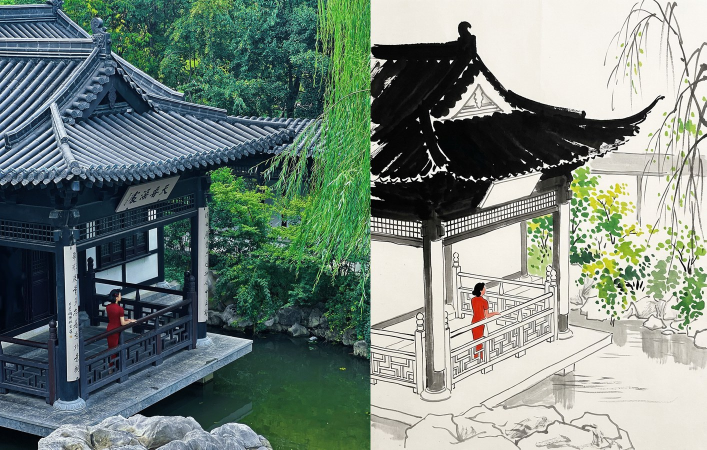
#> input picture skills/wgz-ink-painting/content/assets/examples/01-pavilion-compare.jpg, 1413 x 900 px (shown at 1/2 size)
$ python -i image_search.py   (imports and definitions only)
#> lines starting #> are read from the running program, lines starting #| are printed output that depends on the picture; after the words box and inside, x2 and y2 are one past the last pixel; in counts of white or black regions, pixels touching at a corner belong together
#!/usr/bin/env python3
# -*- coding: utf-8 -*-
"""
微信公众号配图 - 图片搜索模块
支持 Unsplash 和 Pexels 版权免费图片搜索
Author: MiniMax Agent
Version: 1.0.0
"""

import requests
import json
import os
from typing import List, Dict, Optional, Tuple
from urllib.parse import urlencode
import logging

# 配置日志
# [1 line not run here, left out]
logger = logging.getLogger(__name__)


class ImageSearcher:
    """图片搜索引擎 - 支持多源搜索"""

    # [208 lines left out: functions __init__, search_images, _search_unsplash, _search_pexels, _get_demo_results, download_image, not called in this run]


class ImageAnalyzer:
    """图片分析器 - 检测水印和图片质量"""

    @staticmethod
    def check_watermark(image_path: str) -> Dict:
        """
        检测图片是否有水印

        Args:
            image_path: 图片路径

        Returns:
            检测结果 {
                "has_watermark": bool,
                "confidence": float,
                "watermark_location": str,
                "suggested_action": str
            }
        """
        try:
            import cv2
            import numpy as np

            # 读取图片
            img = cv2.imread(image_path)
#> img is the input picture: shape (900, 1413, 3); mean B, G, R 125.3, 133.5, 118.7
            if img is None:
                return {
                    "has_watermark": False,
                    "confidence": 0.0,
                    "watermark_location": "unknown",
                    "suggested_action": "skip"
                }

            # 转换为灰度图
            gray = cv2.cvtColor(img, cv2.COLOR_BGR2GRAY)
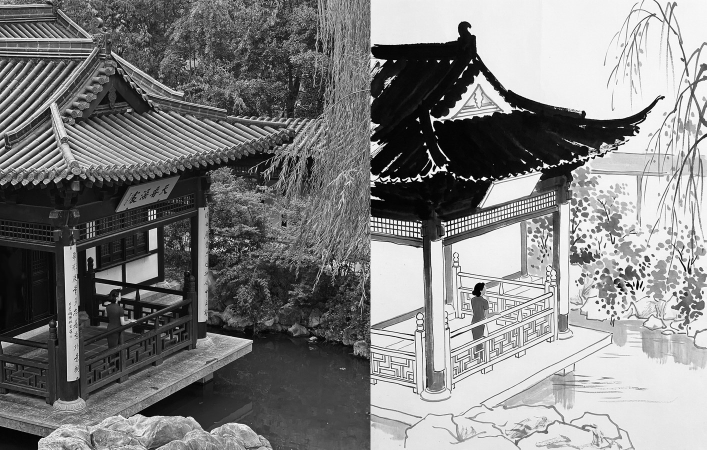
#> gray: shape (900, 1413) (shown at 1/2 size); min 0, max 255, mean 128.1

            # 边缘检测
            edges = cv2.Canny(gray, 50, 150)
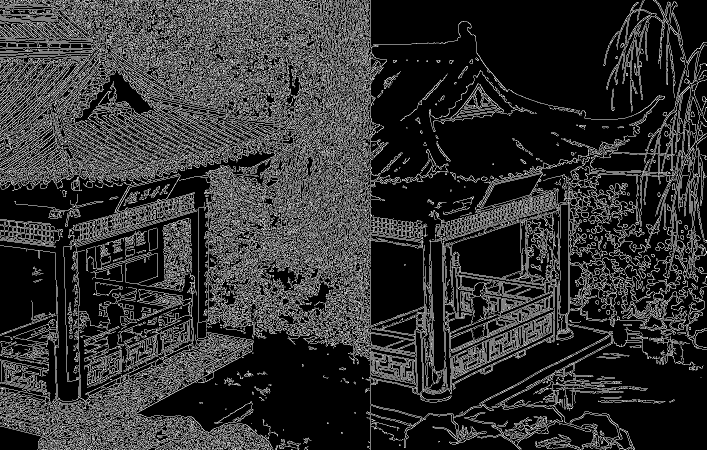
#> edges: shape (900, 1413) (shown at 1/2 size); 19.6% white in thin lines or dots

            # 查找轮廓
            contours, _ = cv2.findContours(
                edges,
                cv2.RETR_EXTERNAL,
                cv2.CHAIN_APPROX_SIMPLE
            )
#> contours = 8379 contours, 7738 with area under 20; largest, box (x1, y1, x2, y2) and area: (894, 314, 1279, 788) 21126, (0, 54, 493, 365) 15388, (0, 661, 547, 900) 8318, (695, 538, 903, 900) 8075, (954, 326, 1094, 418) 5054

            # 分析可疑区域
            suspicious_regions = []
            for contour in contours:
                area = cv2.contourArea(contour)
                if area > 100 and area < img.shape[0] * img.shape[1] * 0.1:
                    x, y, w, h = cv2.boundingRect(contour)
                    suspicious_regions.append({
                        "location": "bottom-right" if y > img.shape[0] * 0.7 else "other",
                        "area": area,
                        "bbox": (x, y, w, h)
                    })
#> this loop made 8379 passes
#> (area, x, y, w, h) on passes 236, 254, 302, 368, 456, 481, 503, 518, 529, 539, 585, 586: (225, 78, 872, 76, 28), (105, 955, 869, 84, 31), (292, 400, 863, 64, 37), (238.5, 146, 854, 65, 46), (108.5, 29, 843, 30, 17), (522.5, 242, 839, 94, 61), (113, 943, 836, 65, 33), (572.5, 310, 834, 97, 66), (692, 181, 834, 98, 66), (172, 278, 831, 41, 48), (246.5, 0, 824, 121, 30), (691.5, 1139, 823, 131, 77)
#> after the loop, suspicious_regions = 196 items

            # 检测半透明白色区域（水印特征）
            lower_white = np.array([200, 200, 200])
            upper_white = np.array([255, 255, 255])
            white_mask = cv2.inRange(img, lower_white, upper_white)
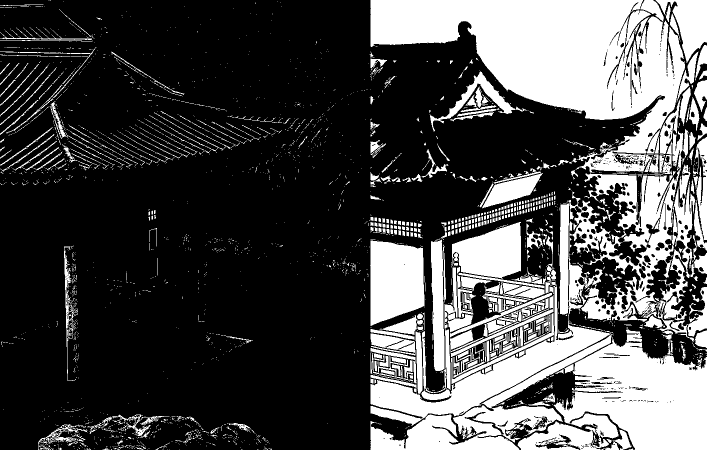
#> white_mask: shape (900, 1413) (shown at 1/2 size); 29.5% white; 2723 white regions (2199 under 20 px), largest, box (x1, y1, x2, y2) and area: (741, 0, 1370, 345) 102737, (741, 511, 1224, 900) 54959, (1035, 674, 1413, 900) 50906

            white_ratio = np.sum(white_mask > 0) / white_mask.size
#> white_ratio = 0.295

            has_watermark = (
                len(suspicious_regions) > 0 or
                white_ratio > 0.05
            )
#> has_watermark = True

            return {
                "has_watermark": has_watermark,
                "confidence": 0.8 if has_watermark else 0.3,
                "watermark_location": (
                    suspicious_regions[0]["location"]
                    if suspicious_regions else "unknown"
                ),
                "suggested_action": "remove" if has_watermark else "use_directly"
            }

        except ImportError:
            logger.warning("OpenCV未安装，使用基础水印检测")
            return {
                "has_watermark": False,
                "confidence": 0.0,
                "watermark_location": "unknown",
                "suggested_action": "manual_check"
            }

    # [87 lines left out: functions analyze_image_quality, extract_keywords_from_text, not called in this run]


# 示例用法
# [11 lines not run here, left out]

>>> result = ImageAnalyzer().check_watermark('../../../wgz-ink-painting/content/assets/examples/01-pavilion-compare.jpg')
#> result = {'has_watermark': True, 'confidence': 0.8, 'watermark_location': 'bottom-right', 'suggested_action': 'remove'}

$ run again, on skills/wgz-ink-painting/content/assets/examples/01-pavilion-ink.jpg
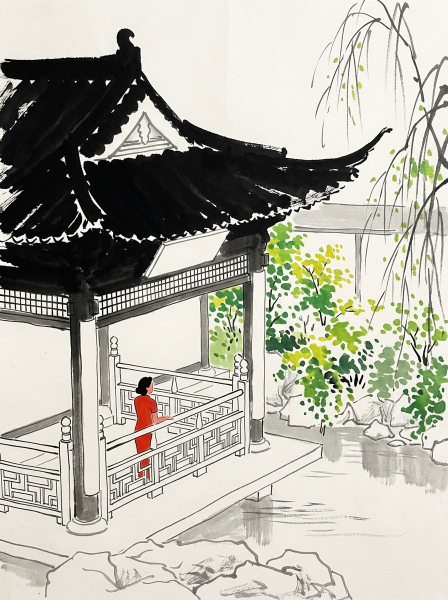
#> input picture skills/wgz-ink-painting/content/assets/examples/01-pavilion-ink.jpg, 896 x 1200 px (shown at 1/2 size)
#> in check_watermark, img is the input picture: shape (1200, 896, 3); mean B, G, R 164.7, 175.8, 176.9
#> in check_watermark, `edges = cv2.Canny(gray, 50, 150)`:
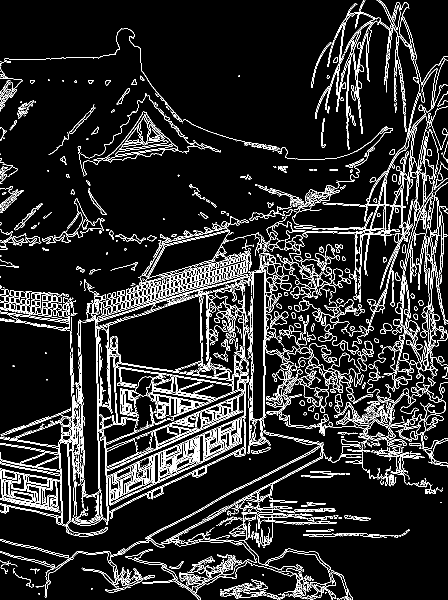
#> edges: shape (1200, 896) (shown at 1/2 size); 10% white in thin lines or dots
#> contours = 1759 contours, 1330 with area under 20; largest, box (x1, y1, x2, y2) and area: (199, 672, 491, 1011) 28289, (293, 432, 498, 557) 7162, (0, 937, 121, 1026) 3434, (558, 501, 677, 652) 2592, (285, 892, 705, 1200) 2314
#> the loop in check_watermark, `for contour in contours:` made 1759 passes
#> (area, x, y, w, h) on passes 54, 55, 104, 109, 126, 147, 179, 242: (106, 628, 1169, 17, 15), (147.5, 440, 1169, 85, 28), (166, 252, 1137, 58, 34), (124, 239, 1135, 25, 37), (104.5, 339, 1122, 28, 16), (212, 251, 1099, 104, 60), (101.5, 606, 1066, 112, 8), (216.5, 483, 1018, 152, 40)
#> after the loop in check_watermark, `for contour in contours:`: suspicious_regions = 129 items
#> in check_watermark, `white_mask = cv2.inRange(img, lower_white, upper_white)`:
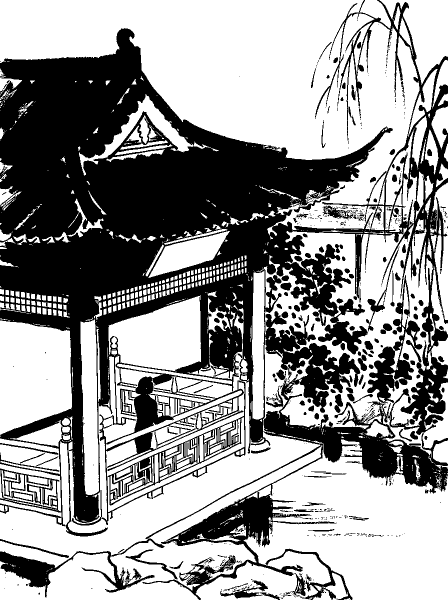
#> white_mask: shape (1200, 896) (shown at 1/2 size); 59.9% white; 563 black regions (405 under 20 px), largest, box (x1, y1, x2, y2) and area: (0, 0, 896, 1200) 406729, (636, 493, 799, 709) 4882, (531, 1097, 705, 1200) 2764
#> white_ratio = 0.599
#> has_watermark = True
#> result = {'has_watermark': True, 'confidence': 0.8, 'watermark_location': 'bottom-right', 'suggested_action': 'remove'}

$ run again, on skills/wgz-ink-painting/content/assets/examples/01-pavilion-original.jpg
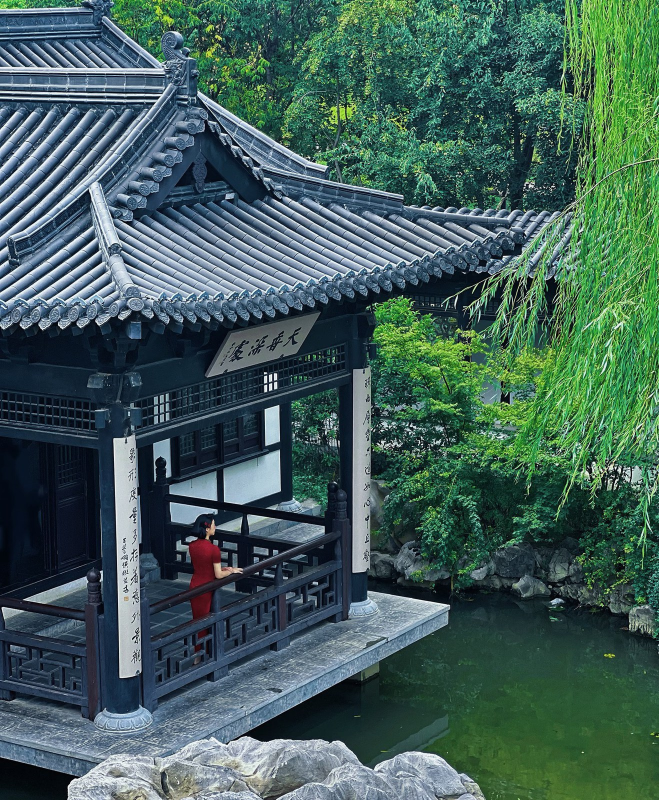
#> input picture skills/wgz-ink-painting/content/assets/examples/01-pavilion-original.jpg, 1318 x 1600 px (shown at 1/2 size)
#> in check_watermark, img is the input picture: shape (1600, 1318, 3); mean B, G, R 89.7, 95.2, 66.1
#> in check_watermark, `edges = cv2.Canny(gray, 50, 150)`:
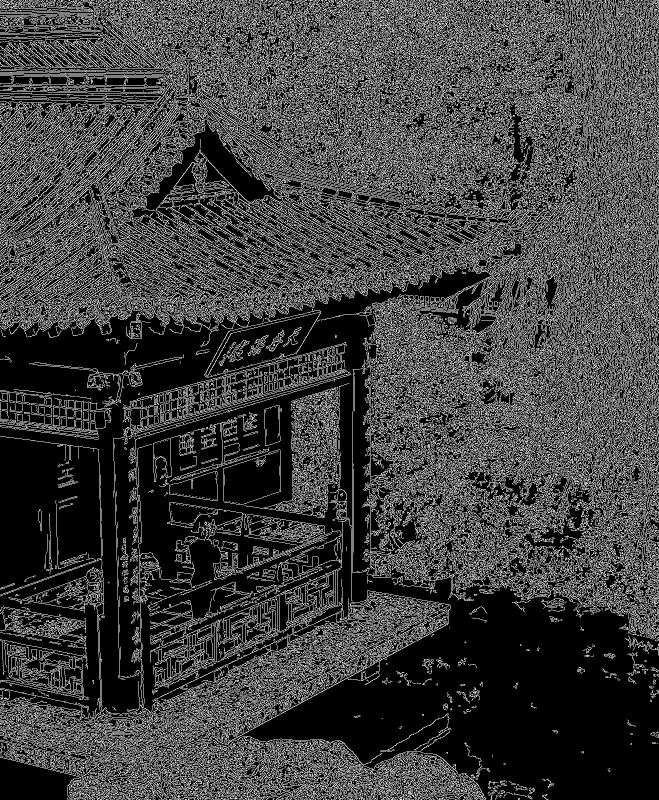
#> edges: shape (1600, 1318) (shown at 1/2 size); 24.7% white in thin lines or dots
#> contours = 17840 contours, 16643 with area under 20; largest, box (x1, y1, x2, y2) and area: (362, 1181, 973, 1600) 27444, (384, 61, 656, 358) 11202, (446, 899, 562, 1010) 9243, (212, 411, 583, 637) 8775, (300, 1238, 444, 1381) 8672
#> the loop in check_watermark, `for contour in contours:` made 17840 passes
#> (area, x, y, w, h) on passes 306, 323, 490, 561, 658, 736, 821, 990: (162.5, 400, 1564, 87, 36), (722.5, 167, 1562, 135, 38), (126.5, 279, 1535, 40, 24), (100.5, 221, 1525, 47, 23), (123, 98, 1509, 17, 30), (293.5, 0, 1498, 179, 56), (104.5, 425, 1489, 34, 14), (161.5, 312, 1463, 38, 25)
#> after the loop in check_watermark, `for contour in contours:`: suspicious_regions = 343 items
#> in check_watermark, `white_mask = cv2.inRange(img, lower_white, upper_white)`:
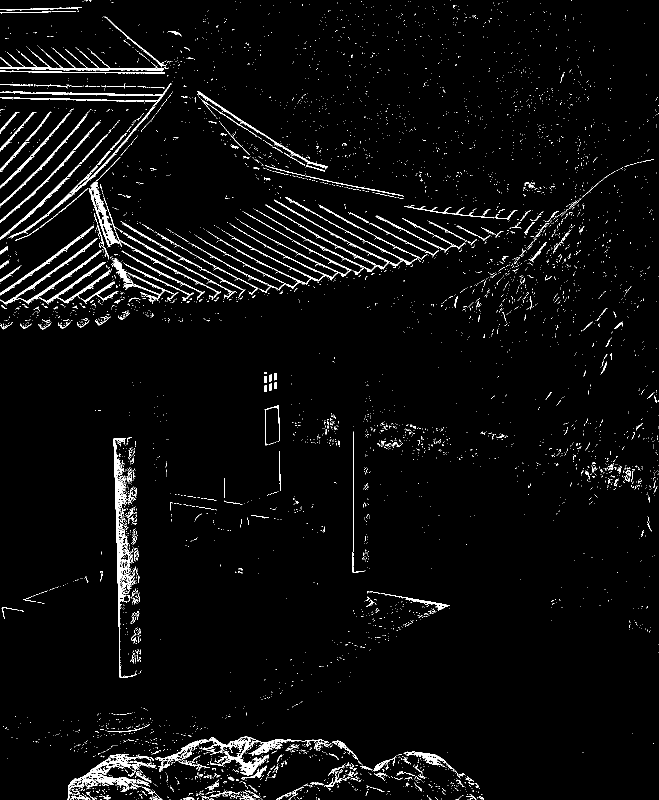
#> white_mask: shape (1600, 1318) (shown at 1/2 size); 3.5% white in thin lines or dots
#> white_ratio = 0.0345
#> has_watermark = True
#> result = {'has_watermark': True, 'confidence': 0.8, 'watermark_location': 'bottom-right', 'suggested_action': 'remove'}

$ run again, on skills/wgz-ink-painting/content/assets/examples/02-corridor-compare.jpg
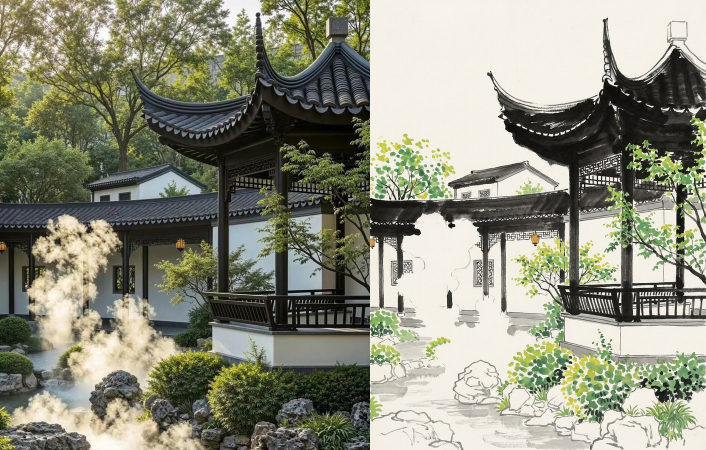
#> input picture skills/wgz-ink-painting/content/assets/examples/02-corridor-compare.jpg, 1412 x 900 px (shown at 1/2 size)
#> in check_watermark, img is the input picture: shape (900, 1412, 3); mean B, G, R 125.5, 142.5, 141.5
#> in check_watermark, `edges = cv2.Canny(gray, 50, 150)`:
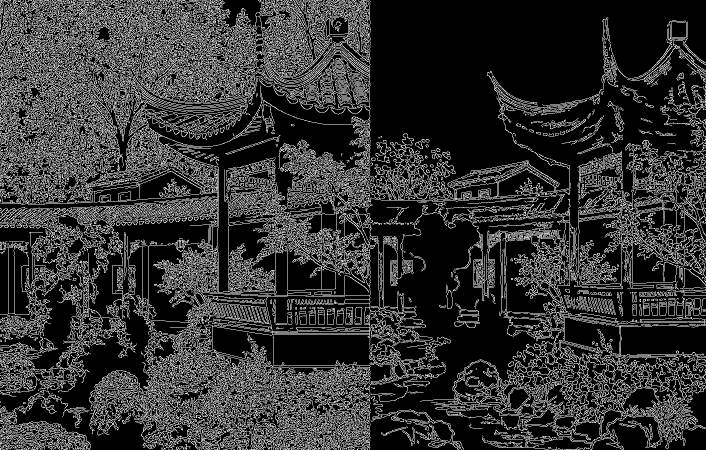
#> edges: shape (900, 1412) (shown at 1/2 size); 19.9% white in thin lines or dots
#> contours = 5359 contours, 4613 with area under 20; largest, box (x1, y1, x2, y2) and area: (192, 24, 664, 260) 19413, (188, 303, 622, 593) 13344, (315, 417, 851, 874) 7756, (874, 321, 1137, 400) 4760, (178, 740, 345, 877) 3834
#> the loop in check_watermark, `for contour in contours:` made 5359 passes
#> (area, x, y, w, h) on passes 181, 231, 239, 275, 345, 409, 422, 523: (119.5, 653, 868, 32, 32), (328, 602, 858, 73, 42), (190.5, 352, 857, 48, 31), (561, 384, 852, 92, 48), (271.5, 1113, 842, 69, 38), (2261.5, 498, 834, 122, 66), (279, 319, 832, 88, 34), (133.5, 213, 820, 28, 25)
#> after the loop in check_watermark, `for contour in contours:`: suspicious_regions = 217 items
#> in check_watermark, `white_mask = cv2.inRange(img, lower_white, upper_white)`:
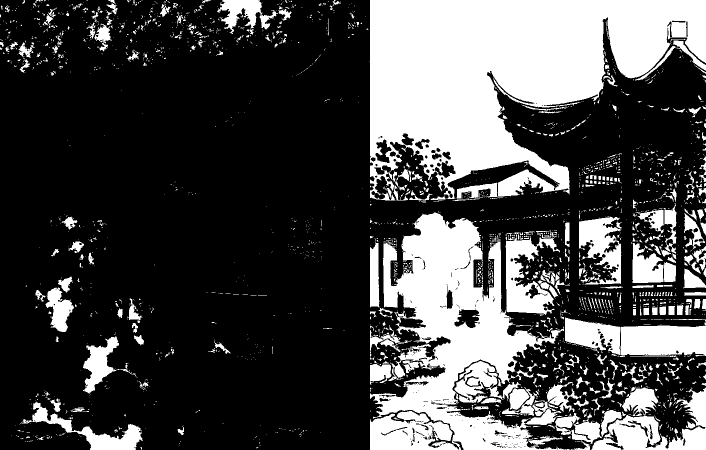
#> white_mask: shape (900, 1412) (shown at 1/2 size); 29% white; 2510 white regions (2080 under 20 px), largest, box (x1, y1, x2, y2) and area: (739, 0, 1412, 401) 160991, (740, 425, 1128, 900) 73712, (1182, 775, 1412, 900) 11209
#> white_ratio = 0.29
#> has_watermark = True
#> result = {'has_watermark': True, 'confidence': 0.8, 'watermark_location': 'bottom-right', 'suggested_action': 'remove'}
